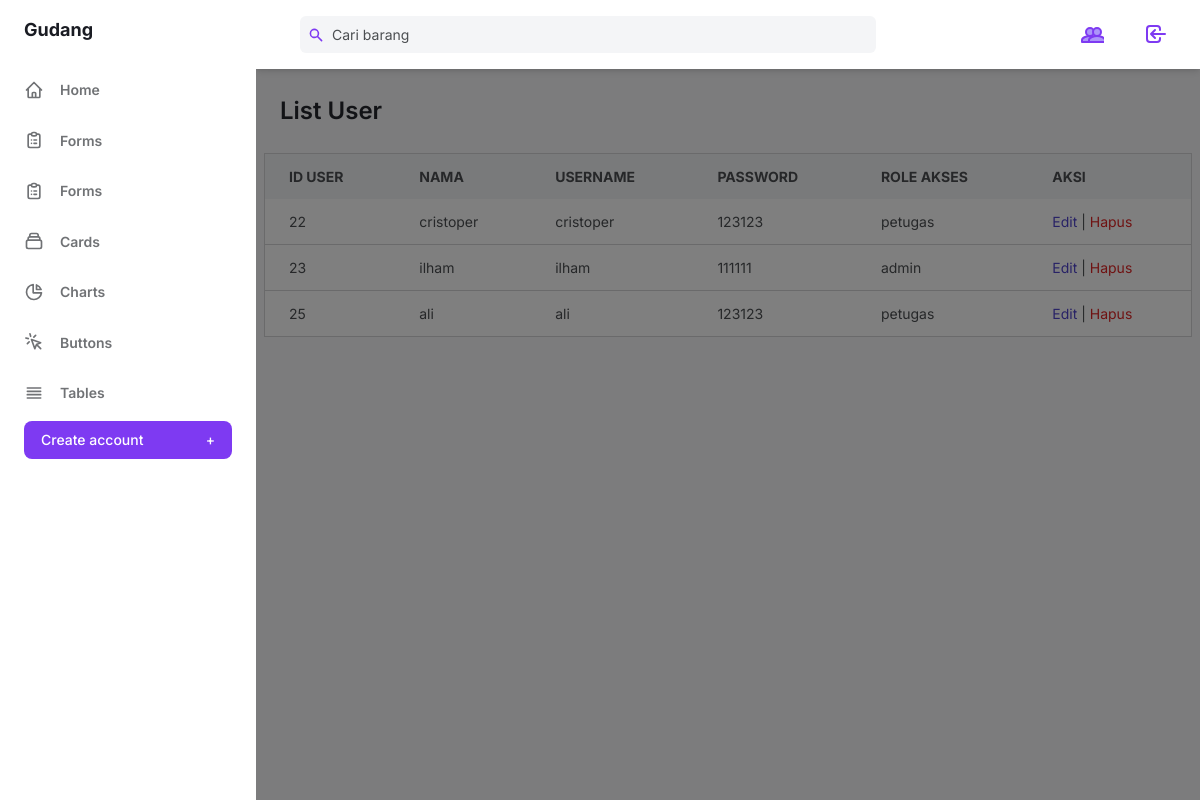
Before: /user.php (signed in) with the older database file.
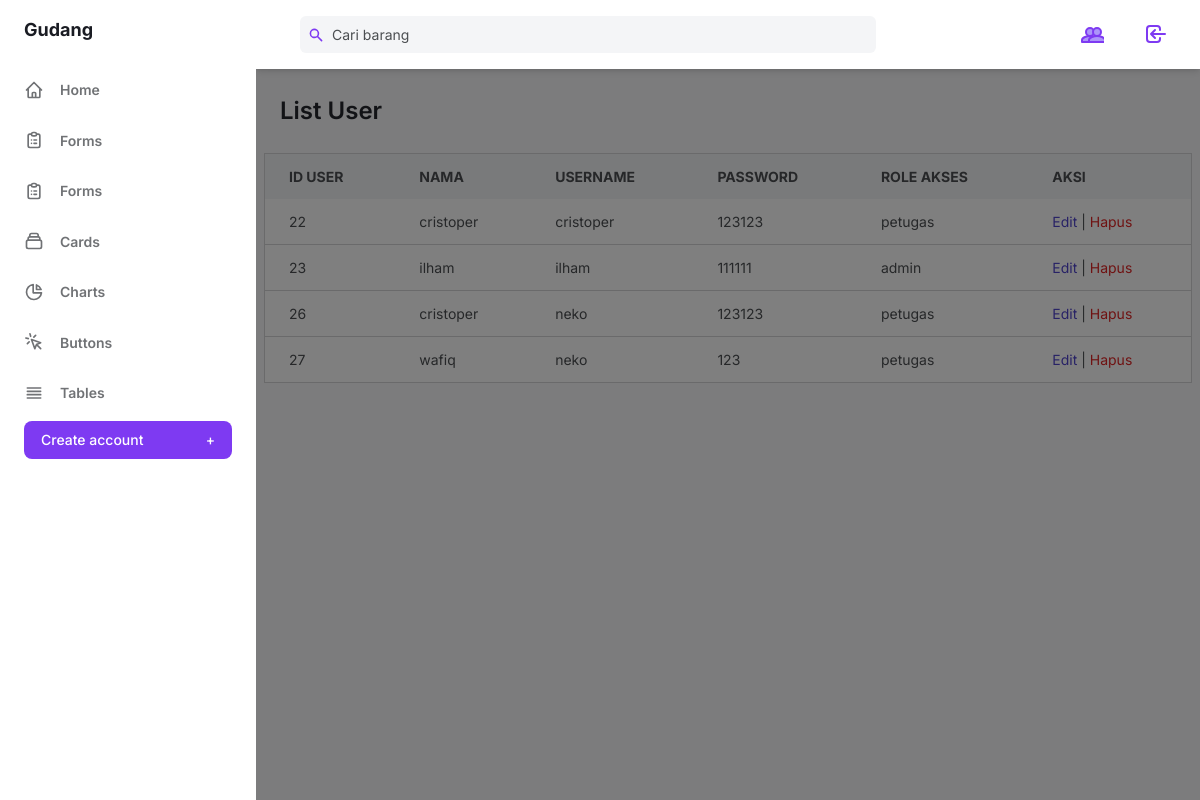
After: the same page with the newer database file.
### tables this page shows
CREATE TABLE `user` (
  `id_user` int(11) NOT NULL,
  `nama` varchar(100) NOT NULL,
  `password` varchar(50) NOT NULL,
  `username` varchar(50) NOT NULL,
  `role_id` int(4) NOT NULL
);

CREATE TABLE `role` (
  `id_role` int(4) NOT NULL,
  `nama` varchar(50) NOT NULL
);

### user.php (the view, shortened to what the changed rows need)
<?php
include("config.php");
$view = $connect->query("SELECT u.*,r.nama as nama_role FROM user as u INNER JOIN role as r ON u.role_id=r.id_role");
?>
<!DOCTYPE html>
<html :class="{ 'theme-dark': dark }" x-data="data()" lang="en">
  <head>
    <link rel="stylesheet" href="./assets/css/tailwind.output.css" />
    <link
      rel="stylesheet"
      href="https://cdnjs.cloudflare.com/ajax/libs/Chart.js/2.9.3/Chart.min.css"
    />
  </head>
  <body>
    <div
      class="flex h-screen bg-gray-50 dark:bg-gray-900"
      :class="{ 'overflow-hidden': isSideMenuOpen }"
    >
      <div class="flex flex-col flex-1 w-full">
        <main class="h-full overflow-y-auto">
          <div class="container px-6 mx-auto grid">
            <h2
              class="my-6 text-2xl font-semibold text-gray-700 dark:text-gray-200"
            >
              List User
            </h2>
              </div>
               <div class="container mx-auto px-2 w-full">
                    <div class="content-container w-full">
                         <div class="overflow-x-auto w-full">
                              <table class="min-w-full w-full bg-white border border-gray-200 dark:bg-gray-800 dark:border-gray-700">
                                   <thead>
                                        <tr class="bg-gray-100 text-gray-600 uppercase text-sm leading-normal dark:bg-gray-700 dark:text-gray-400">
                                        <th class="py-3 px-6 text-left">ID User</th>
                                        <th class="py-3 px-6 text-left">Nama</th>
                                        <th class="py-3 px-6 text-left">Username</th>
                                        <th class="py-3 px-6 text-left">Password</th>
                                        <th class="py-3 px-6 text-left">Role Akses</th>
                                        <th class="py-3 px-6 text-left">Aksi</th>
                                        </tr>
                                   </thead>
                                   <tbody class="text-gray-600 text-sm font-light dark:text-gray-300">
                                        <?php
                                        while ($row = $view->fetch_array()) { ?>
                                          <tr class="border-b border-gray-200 hover:bg-gray-100 dark:border-gray-700 dark:hover:bg-gray-600 table-row-hover">
                                             <td class="py-3 px-6 text-left"><?= $row['id_user'] ?></td>
                                             <td class="py-3 px-6 text-left"><?= $row['nama'] ?></td>
                                             <td class="py-3 px-6 text-left"><?= $row['username'] ?></td>
                                             <td class="py-3 px-6 text-left"><?= $row['password'] ?></td>
                                             <td class="py-3 px-6 text-left"><?= $row['nama_role'] ?></td>
                                             <td class="py-3 px-6 text-left">
                                                  <a href="pages/user_edit.php?id=<?= $row['id_user'] ?>" style="color: #5145cd;" class="hover:text-blue-900 dark:text-blue-400 dark:hover:text-blue-300">Edit</a> |
                                                  <a href="user_hapus.php?id=<?= $row['id_user'] ?>" style="color: #e02424;" class="hover:text-red-900 dark:text-red-400 dark:hover:text-red-300">Hapus</a>
                                             </td>
                                        </tr>
                                        <?php
                                        } ?>
                                   </tbody>
                              </table>
                         </div>
                    </div>
               </div>
          </div>
     </div>
  </body>
</html>

Changed rows visible on the page:
removed user: id_user "25", nama "ali", username "ali", password "123123", role.nama "petugas"
added user: id_user "26", nama "cristoper", username "neko", password "123123", role.nama "petugas"
added user: id_user "27", nama "wafiq", username "neko", password "123", role.nama "petugas"
